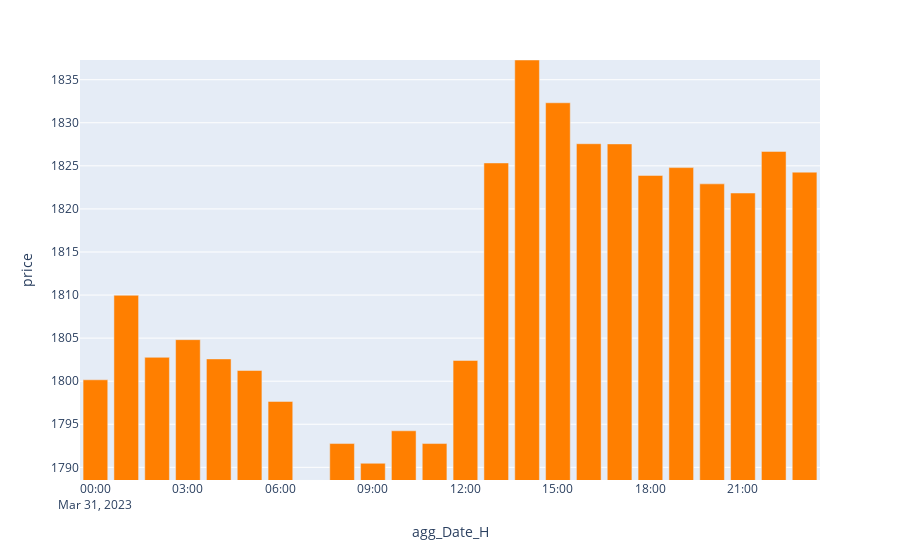

The notebook cell this image was saved under:
### Code cell
Frequency="H"
#Frequency="H"

df['agg_Date_'+Frequency] = df['Date'].dt.floor(Frequency)
print(df.groupby('agg_Date_'+Frequency).sum().reset_index())
print(df.groupby('agg_Date_'+Frequency).sum().reset_index().shape)
print('-------------------------------------')

grouped_data = df.groupby(['agg_Date_'+Frequency])

#Usar una agregación específica para cada columna:
aggregation_dict = {'trade_id': 'mean', 'price': 'mean', 'quantity': 'mean', 
                    'time': 'min','Hour': 'min', 'transaction_value': 'sum',
                    'outcome': 'last',  'transaction_value_abs': 'sum'}
aggregated_data = grouped_data.agg(aggregation_dict)
#print(aggregated_data)
aggregated_data = aggregated_data.reset_index()
print(aggregated_data)
aggregated_data.to_csv("Aggregated_"+Frequency+"_outcome.csv",index=False)

print('-------------------------------------')

fig = px.bar(aggregated_data, x='agg_Date_'+Frequency, y="price",# color="isSelling",
              color_discrete_sequence=px.colors.qualitative.Set1[4:]
                )
fig.update_layout(yaxis_range=[aggregated_data["price"].min(),aggregated_data["price"].max()])
fig.show()

### Figure 1 — Plotly figure (JSON) as saved in the notebook; plotly's stock layout.template omitted (floating-point values rounded to 4 significant figures)
{"data": [{"alignmentgroup": "True", "hovertemplate": "agg_Date_H=%{x}<br>price=%{y}<extra></extra>", "legendgroup": "", "marker": {"color": "rgb(255,127,0)", "pattern": {"shape": ""}}, "name": "", "offsetgroup": "", "orientation": "v", "showlegend": false, "textposition": "auto", "type": "bar", "x": ["2023-03-31T00:00:00", "2023-03-31T01:00:00", "2023-03-31T02:00:00", "2023-03-31T03:00:00", "2023-03-31T04:00:00", "2023-03-31T05:00:00", "2023-03-31T06:00:00", "2023-03-31T07:00:00", "2023-03-31T08:00:00", "2023-03-31T09:00:00", "2023-03-31T10:00:00", "2023-03-31T11:00:00", "2023-03-31T12:00:00", "2023-03-31T13:00:00", "2023-03-31T14:00:00", "2023-03-31T15:00:00", "2023-03-31T16:00:00", "2023-03-31T17:00:00", "2023-03-31T18:00:00", "2023-03-31T19:00:00", "2023-03-31T20:00:00", "2023-03-31T21:00:00", "2023-03-31T22:00:00", "2023-03-31T23:00:00"], "xaxis": "x", "y": [1800.0, 1810.0, 1803.0, 1805.0, 1803.0, 1801.0, 1798.0, 1789.0, 1793.0, 1790.0, 1794.0, 1793.0, 1802.0, 1825.0, 1837.0, 1832.0, 1828.0, 1828.0, 1824.0, 1825.0, 1823.0, 1822.0, 1827.0, 1824.0], "yaxis": "y"}], "layout": {"barmode": "relative", "legend": {"tracegroupgap": 0}, "margin": {"t": 60}, "xaxis": {"anchor": "y", "domain": [0, 1], "title": {"text": "agg_Date_H"}}, "yaxis": {"anchor": "x", "domain": [0, 1], "range": [1789.0, 1837.0], "title": {"text": "price"}}}}
